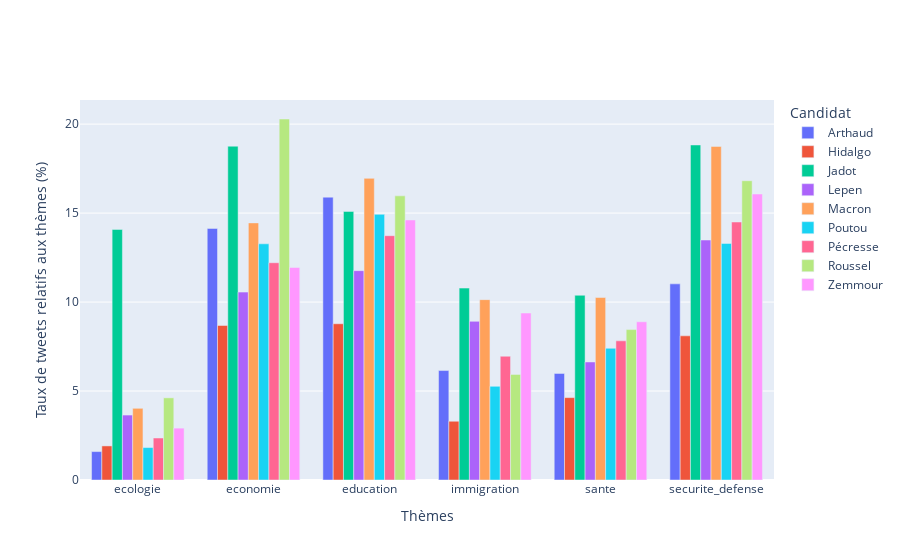

The notebook cell saved with this chart:
### Code cell
import plotly.graph_objects as go
fig = go.Figure()
for candidat, group in df_all.groupby("candidat"):
    fig.add_trace(go.Bar(x=df_all.index, y=group["tweets_lies"], name=candidat,
      hovertemplate="Candidat=%s<br>Thème=%%{x}<br>Taux de tweets liées=%%{y}<extra></extra>"% candidat))

fig.update_layout(legend_title_text = "Candidat")
fig.update_xaxes(title_text="Thèmes")
fig.update_yaxes(title_text="Taux de tweets relatifs aux thèmes (%)")
fig.show()

### Figure 1 — Plotly figure (JSON) as saved in the notebook; plotly's stock layout.template omitted (floating-point values rounded to 4 significant figures)
{"data": [{"hovertemplate": "Candidat=Arthaud<br>Thème=%{x}<br>Taux de tweets liées=%{y}<extra></extra>", "name": "Arthaud", "type": "bar", "x": ["ecologie", "economie", "education", "immigration", "sante", "securite_defense", "ecologie", "economie", "education", "immigration", "sante", "securite_defense", "ecologie", "economie", "education", "immigration", "sante", "securite_defense", "ecologie", "economie", "education", "immigration", "sante", "securite_defense", "ecologie", "economie", "education", "immigration", "sante", "securite_defense", "ecologie", "economie", "education", "immigration", "sante", "securite_defense", "ecologie", "economie", "education", "immigration", "sante", "securite_defense", "ecologie", "economie", "education", "immigration", "sante", "securite_defense", "ecologie", "economie", "education", "immigration", "sante", "securite_defense"], "y": [1.597, 14.14, 15.89, 6.15, 5.99, 11.02]}, {"hovertemplate": "Candidat=Hidalgo<br>Thème=%{x}<br>Taux de tweets liées=%{y}<extra></extra>", "name": "Hidalgo", "type": "bar", "x": ["ecologie", "economie", "education", "immigration", "sante", "securite_defense", "ecologie", "economie", "education", "immigration", "sante", "securite_defense", "ecologie", "economie", "education", "immigration", "sante", "securite_defense", "ecologie", "economie", "education", "immigration", "sante", "securite_defense", "ecologie", "economie", "education", "immigration", "sante", "securite_defense", "ecologie", "economie", "education", "immigration", "sante", "securite_defense", "ecologie", "economie", "education", "immigration", "sante", "securite_defense", "ecologie", "economie", "education", "immigration", "sante", "securite_defense", "ecologie", "economie", "education", "immigration", "sante", "securite_defense"], "y": [1.916, 8.683, 8.78, 3.301, 4.63, 8.101]}, {"hovertemplate": "Candidat=Jadot<br>Thème=%{x}<br>Taux de tweets liées=%{y}<extra></extra>", "name": "Jadot", "type": "bar", "x": ["ecologie", "economie", "education", "immigration", "sante", "securite_defense", "ecologie", "economie", "education", "immigration", "sante", "securite_defense", "ecologie", "economie", "education", "immigration", "sante", "securite_defense", "ecologie", "economie", "education", "immigration", "sante", "securite_defense", "ecologie", "economie", "education", "immigration", "sante", "securite_defense", "ecologie", "economie", "education", "immigration", "sante", "securite_defense", "ecologie", "economie", "education", "immigration", "sante", "securite_defense", "ecologie", "economie", "education", "immigration", "sante", "securite_defense", "ecologie", "economie", "education", "immigration", "sante", "securite_defense"], "y": [14.08, 18.76, 15.09, 10.78, 10.38, 18.83]}, {"hovertemplate": "Candidat=Lepen<br>Thème=%{x}<br>Taux de tweets liées=%{y}<extra></extra>", "name": "Lepen", "type": "bar", "x": ["ecologie", "economie", "education", "immigration", "sante", "securite_defense", "ecologie", "economie", "education", "immigration", "sante", "securite_defense", "ecologie", "economie", "education", "immigration", "sante", "securite_defense", "ecologie", "economie", "education", "immigration", "sante", "securite_defense", "ecologie", "economie", "education", "immigration", "sante", "securite_defense", "ecologie", "economie", "education", "immigration", "sante", "securite_defense", "ecologie", "economie", "education", "immigration", "sante", "securite_defense", "ecologie", "economie", "education", "immigration", "sante", "securite_defense", "ecologie", "economie", "education", "immigration", "sante", "securite_defense"], "y": [3.65, 10.56, 11.77, 8.915, 6.633, 13.49]}, {"hovertemplate": "Candidat=Macron<br>Thème=%{x}<br>Taux de tweets liées=%{y}<extra></extra>", "name": "Macron", "type": "bar", "x": ["ecologie", "economie", "education", "immigration", "sante", "securite_defense", "ecologie", "economie", "education", "immigration", "sante", "securite_defense", "ecologie", "economie", "education", "immigration", "sante", "securite_defense", "ecologie", "economie", "education", "immigration", "sante", "securite_defense", "ecologie", "economie", "education", "immigration", "sante", "securite_defense", "ecologie", "economie", "education", "immigration", "sante", "securite_defense", "ecologie", "economie", "education", "immigration", "sante", "securite_defense", "ecologie", "economie", "education", "immigration", "sante", "securite_defense", "ecologie", "economie", "education", "immigration", "sante", "securite_defense"], "y": [4.029, 14.45, 16.95, 10.14, 10.25, 18.75]}, {"hovertemplate": "Candidat=Poutou<br>Thème=%{x}<br>Taux de tweets liées=%{y}<extra></extra>", "name": "Poutou", "type": "bar", "x": ["ecologie", "economie", "education", "immigration", "sante", "securite_defense", "ecologie", "economie", "education", "immigration", "sante", "securite_defense", "ecologie", "economie", "education", "immigration", "sante", "securite_defense", "ecologie", "economie", "education", "immigration", "sante", "securite_defense", "ecologie", "economie", "education", "immigration", "sante", "securite_defense", "ecologie", "economie", "education", "immigration", "sante", "securite_defense", "ecologie", "economie", "education", "immigration", "sante", "securite_defense", "ecologie", "economie", "education", "immigration", "sante", "securite_defense", "ecologie", "economie", "education", "immigration", "sante", "securite_defense"], "y": [1.824, 13.27, 14.93, 5.263, 7.402, 13.29]}, {"hovertemplate": "Candidat=Pécresse<br>Thème=%{x}<br>Taux de tweets liées=%{y}<extra></extra>", "name": "Pécresse", "type": "bar", "x": ["ecologie", "economie", "education", "immigration", "sante", "securite_defense", "ecologie", "economie", "education", "immigration", "sante", "securite_defense", "ecologie", "economie", "education", "immigration", "sante", "securite_defense", "ecologie", "economie", "education", "immigration", "sante", "securite_defense", "ecologie", "economie", "education", "immigration", "sante", "securite_defense", "ecologie", "economie", "education", "immigration", "sante", "securite_defense", "ecologie", "economie", "education", "immigration", "sante", "securite_defense", "ecologie", "economie", "education", "immigration", "sante", "securite_defense", "ecologie", "economie", "education", "immigration", "sante", "securite_defense"], "y": [2.36, 12.21, 13.73, 6.956, 7.82, 14.5]}, {"hovertemplate": "Candidat=Roussel<br>Thème=%{x}<br>Taux de tweets liées=%{y}<extra></extra>", "name": "Roussel", "type": "bar", "x": ["ecologie", "economie", "education", "immigration", "sante", "securite_defense", "ecologie", "economie", "education", "immigration", "sante", "securite_defense", "ecologie", "economie", "education", "immigration", "sante", "securite_defense", "ecologie", "economie", "education", "immigration", "sante", "securite_defense", "ecologie", "economie", "education", "immigration", "sante", "securite_defense", "ecologie", "economie", "education", "immigration", "sante", "securite_defense", "ecologie", "economie", "education", "immigration", "sante", "securite_defense", "ecologie", "economie", "education", "immigration", "sante", "securite_defense", "ecologie", "economie", "education", "immigration", "sante", "securite_defense"], "y": [4.618, 20.29, 15.97, 5.936, 8.453, 16.82]}, {"hovertemplate": "Candidat=Zemmour<br>Thème=%{x}<br>Taux de tweets liées=%{y}<extra></extra>", "name": "Zemmour", "type": "bar", "x": ["ecologie", "economie", "education", "immigration", "sante", "securite_defense", "ecologie", "economie", "education", "immigration", "sante", "securite_defense", "ecologie", "economie", "education", "immigration", "sante", "securite_defense", "ecologie", "economie", "education", "immigration", "sante", "securite_defense", "ecologie", "economie", "education", "immigration", "sante", "securite_defense", "ecologie", "economie", "education", "immigration", "sante", "securite_defense", "ecologie", "economie", "education", "immigration", "sante", "securite_defense", "ecologie", "economie", "education", "immigration", "sante", "securite_defense", "ecologie", "economie", "education", "immigration", "sante", "securite_defense"], "y": [2.915, 11.94, 14.61, 9.385, 8.892, 16.07]}], "layout": {"legend": {"title": {"text": "Candidat"}}, "xaxis": {"title": {"text": "Thèmes"}}, "yaxis": {"title": {"text": "Taux de tweets relatifs aux thèmes (%)"}}}}
